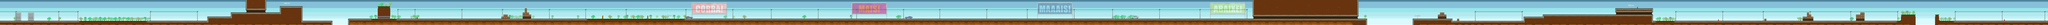

This is a level from a 2D game, rendered from its Tiled map with the project's own tilesets. A one-line summary and the map file follow, with tile-layer data summarised:
An orthogonal 960x12 tile map with 64x64 px tiles, 14 tile layers (sky, builds, trees4, trees3, ...), 5 tilesets and 58 objects.

<map version="1.0" orientation="orthogonal" width="960" height="12" tilewidth="64" tileheight="64">
 <tileset firstgid="1" name="proto06" tilewidth="64" tileheight="64">
  <image source="tilesets/proto06.png" />
 </tileset>
 <tileset firstgid="257" name="obj" tilewidth="64" tileheight="64">
  <image source="tilesets/obj.png" />
 </tileset>
 <tileset firstgid="321" name="warnings01" tilewidth="64" tileheight="64">
  <image source="tilesets/warnings01.png" />
 </tileset>
 <tileset firstgid="593" name="warnings02" tilewidth="64" tileheight="64">
  <image source="tilesets/warnings02.png" />
 </tileset>
 <tileset firstgid="865" name="trees" tilewidth="64" tileheight="64">
  <image source="tilesets/trees.png" />
 </tileset>
 <layer name="sky" width="960" height="12">
  <data>[11520 cells, 9687 non-empty, 10 distinct tile ids]</data>
 </layer>
 <layer name="builds" width="960" height="12">
  <data>[11520 cells, 24 non-empty, 12 distinct tile ids]</data>
 </layer>
 <layer name="trees4" width="960" height="12">
  <data>[11520 cells, 56 non-empty, 12 distinct tile ids]</data>
 </layer>
 <layer name="trees3" width="960" height="12">
  <data>[11520 cells, 96 non-empty, 28 distinct tile ids]</data>
 </layer>
 <layer name="trees2" width="960" height="12">
  <data>[11520 cells, 144 non-empty, 32 distinct tile ids]</data>
 </layer>
 <layer name="trees1" width="960" height="12">
  <data>[11520 cells, 208 non-empty, 20 distinct tile ids]</data>
 </layer>
 <layer name="warnings" width="960" height="12">
  <data>[11520 cells, 567 non-empty, 544 distinct tile ids]</data>
 </layer>
 <layer name="postes" width="960" height="12">
  <data>[11520 cells, 794 non-empty, 10 distinct tile ids]</data>
 </layer>
 <layer name="checkp_tiles" width="960" height="12">
  <data>[11520 cells, 38 non-empty, 7 distinct tile ids]</data>
 </layer>
 <layer name="carros" width="960" height="12">
  <data>[11520 cells, 23 non-empty, 23 distinct tile ids]</data>
 </layer>
 <layer name="obstacles" width="960" height="12">
  <data>[11520 cells, 66 non-empty, 9 distinct tile ids]</data>
 </layer>
 <layer name="tunel" width="960" height="12">
  <data>[11520 cells, 78 non-empty, 10 distinct tile ids]</data>
 </layer>
 <layer name="chao" width="960" height="12">
  <data>[11520 cells, 4154 non-empty, 95 distinct tile ids]</data>
 </layer>
 <layer name="Camada de Tiles 7" width="960" height="12">
  <data>[11520 cells, 12 non-empty, 6 distinct tile ids]</data>
 </layer>
 <objectgroup color="#005500" name="ground" width="960" height="12">
  <object name="" x="0" y="640" width="2568" height="6" />
  <object name="" x="2556" y="640" width="1678" height="11" />
  <object name="" x="4224" y="640" width="2001" height="5" />
  <object name="" x="6259" y="514" width="675" height="12" />
  <object name="" x="6978" y="383" width="1431" height="9" />
  <object name="" x="8440" y="195" width="628" height="12" />
  <object name="" x="9078" y="638" width="864" height="10" />
  <object name="" x="10494" y="575" width="4609" height="11" />
  <object name="" x="15292" y="574" width="25718" height="24" />
  <object name="" x="42384" y="573" width="1186" height="17" />
  <object name="" x="43571" y="643" width="2147" height="11" />
  <object name="" x="46308" y="448" width="3276" height="14" />
  <object name="" x="48475" y="258" width="1106" height="15" />
  <object name="" x="49590" y="637" width="7439" height="14" />
  <object name="" x="57068" y="451" width="393" height="11" />
  <object name="" x="58052" y="451" width="113" height="8" />
  <object name="" x="58176" y="636" width="5758" height="10" />
  <object name="" x="45735" y="517" width="555" height="9" />
 </objectgroup>
 <objectgroup color="#aa0000" name="killer" width="960" height="12">
  <object name="" x="6221" y="530" width="10" height="117" />
  <object name="" x="6926" y="402" width="9" height="121" />
  <object name="" x="7370" y="-1" width="615" height="315" />
  <object name="" x="8399" y="224" width="11" height="168" />
  <object name="" x="10444" y="591" width="9" height="171" />
  <object name="" x="11337" y="198" width="369" height="304" />
  <object name="" x="12507" y="532" width="10" height="32" />
  <object name="" x="15040" y="515" width="255" height="53" />
  <object name="" x="15104" y="450" width="127" height="61" />
  <object name="" x="15744" y="259" width="61" height="124" />
  <object name="" x="15680" y="387" width="192" height="57" />
  <object name="" x="15681" y="448" width="247" height="59" />
  <object name="" x="18067" y="485" width="27" height="86" />
  <object name="" x="19422" y="483" width="23" height="88" />
  <object name="" x="37584" y="4" width="3170" height="494" />
  <object name="" x="42383" y="595" width="15" height="173">
   <properties>
    <property name="color" value="5" />
   </properties>
  </object>
  <object name="" x="48462" y="279" width="1122" height="95" />
  <object name="" x="57035" y="482" width="9" height="169" />
  <object name="" x="58052" y="468" width="12" height="296" />
  <object name="" x="46289" y="461" width="6" height="52" />
  <object name="" x="43717" y="585" width="49" height="49" />
  <object name="" x="43140" y="453" width="246" height="53" />
  <object name="" x="43209" y="392" width="109" height="57" />
  <object name="" x="49115" y="217" width="10" height="30" />
  <object name="" x="60125" y="596" width="7" height="33" />
  <object name="" x="55682" y="441" width="246" height="119" />
  <object name="" x="54081" y="506" width="309" height="57" />
  <object name="" x="54211" y="381" width="55" height="117" />
  <object name="" x="54274" y="441" width="59" height="58" />
  <object name="" x="52933" y="584" width="52" height="47" />
  <object name="" x="51545" y="599" width="11" height="33" />
  <object name="" x="45711" y="541" width="9" height="100" />
  <object name="" x="55814" y="385" width="115" height="51" />
  <object name="" x="61417" y="383" width="14" height="251" />
 </objectgroup>
 <objectgroup color="#ffff00" name="checkpoint" width="960" height="12">
  <object name="" x="8576" y="0" width="64" height="192" />
  <object name="" x="42496" y="5" width="60" height="570" />
  <object name="" x="48900" y="12" width="52" height="239" />
  <object name="" x="20029" y="22" width="57" height="547" />
  <object name="" x="61418" y="47" width="13" height="585" />
 </objectgroup>
 <objectgroup color="#00007f" name="goal" width="960" height="12">
  <object name="" x="61314" y="448" width="58" height="188" />
 </objectgroup>
</map>
